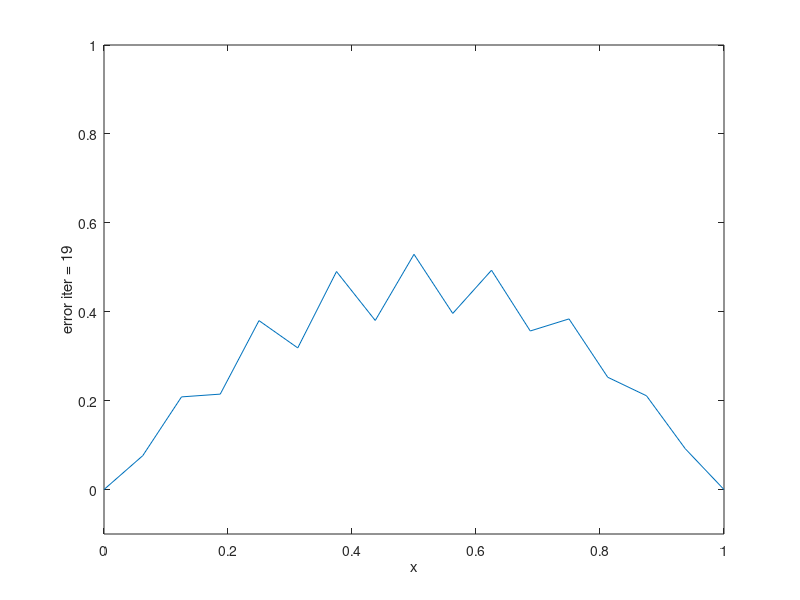

This figure's MATLAB source:
l=4;
J=2^l-1;                                     % number of grid points
e=ones(J,1);
h=1/(J+1);
x=0:h:1;
A=1/h^2*spdiags([e -2*e e],[-1 0 1],J,J);    % discrete Laplacian
w=1;                                         % damping parameter
rng('default'); u=rand(J,1);                 % always same random
for i=1:20
  plot(x,[0;u;0],'-');
  xlabel('x');ylabel(['error iter = ' num2str(i-1)])
  axis([0 1 -0.1 1])
  u=u+w*h^2/2*A*u;                           % u is the error, f=0
  pause
end;
